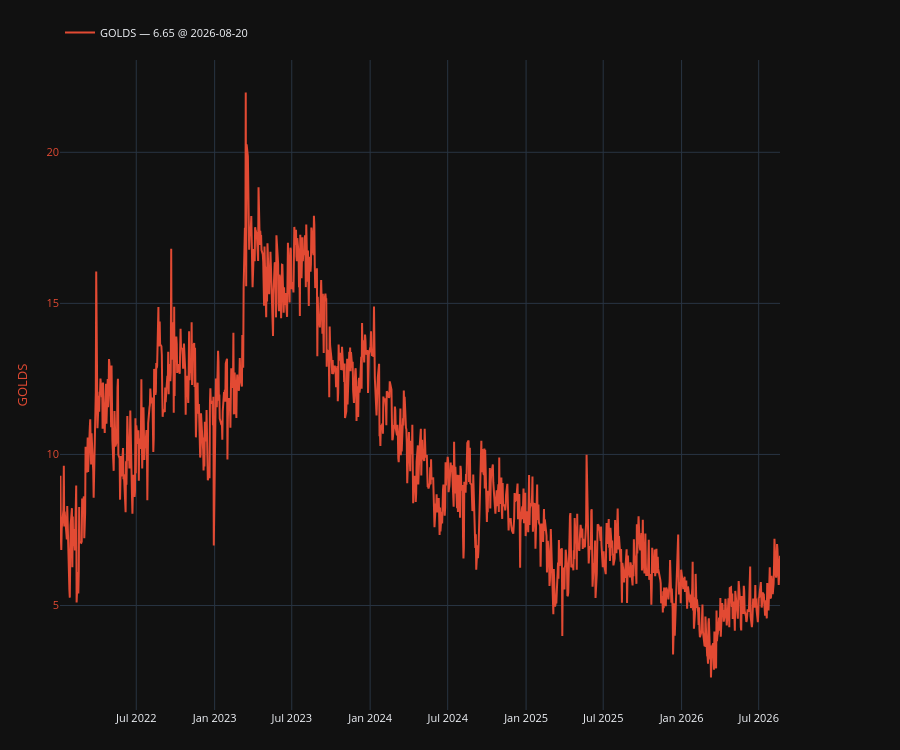

The cell this chart's notebook holds for it:
### Code cell
plot, fig, ax, ax2, legend = make_secondary_axis_plot(
    engine="plotly", 
	# ylabel_left="convexity adjustment, bp",
    # title="SFR convexity adjustment by pack colour"
)

plot(ca_df["USD-SOFR-1D BLUES PACKS CVX_ADJ"].dropna(), which="left", label=c)
legend(show_date=True)

### Figure 1 — Plotly figure (JSON) as saved in the notebook; plotly's stock layout.template omitted (floating-point values rounded to 4 significant figures; data arrays with more than 128 entries replaced by an {"elided": "..."} marker saying what was removed)
{"data": [{"line": {"color": "#E24A33"}, "mode": "lines", "name": "GOLDS — 6.65 @ 2026-08-20", "showlegend": true, "type": "scatter", "x": {"elided": "1158 str values"}, "y": {"elided": "1158 float values"}, "yaxis": "y"}], "layout": {"font": {"size": 11}, "height": 750, "legend": {"orientation": "h", "x": 0, "xanchor": "left", "y": 1.02, "yanchor": "bottom"}, "margin": {"b": 40, "l": 60, "r": 120, "t": 60}, "newshape": {"line": {"color": "red"}}, "title": {}, "xaxis": {"showgrid": true, "showspikes": true, "spikecolor": "white", "spikemode": "across", "spikesnap": "cursor"}, "yaxis": {"showgrid": true, "showspikes": true, "spikecolor": "white", "spikesnap": "cursor", "spikethickness": 0.5, "tickfont": {"color": "#E24A33"}, "title": {"font": {"color": "#E24A33"}, "text": "GOLDS"}}}}
